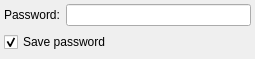
<?xml version="1.0" encoding="UTF-8"?>
<ui version="4.0">
 <class>PasswordForm</class>
 <widget class="QWidget" name="PasswordForm">
  <property name="geometry">
   <rect>
    <x>0</x>
    <y>0</y>
    <width>255</width>
    <height>59</height>
   </rect>
  </property>
  <property name="windowTitle">
   <string/>
  </property>
  <layout class="QGridLayout" name="gridLayout">
   <property name="margin">
    <number>4</number>
   </property>
   <item row="1" column="1">
    <widget class="QLineEdit" name="passwordEdit">
     <property name="echoMode">
      <enum>QLineEdit::Password</enum>
     </property>
    </widget>
   </item>
   <item row="1" column="0">
    <widget class="QLabel" name="label_2">
     <property name="text">
      <string>Password:</string>
     </property>
    </widget>
   </item>
   <item row="2" column="0" colspan="2">
    <widget class="QCheckBox" name="passwordBox">
     <property name="text">
      <string>Save password</string>
     </property>
     <property name="checked">
      <bool>true</bool>
     </property>
    </widget>
   </item>
   <item row="3" column="0">
    <spacer name="verticalSpacer">
     <property name="orientation">
      <enum>Qt::Vertical</enum>
     </property>
     <property name="sizeHint" stdset="0">
      <size>
       <width>20</width>
       <height>40</height>
      </size>
     </property>
    </spacer>
   </item>
  </layout>
 </widget>
 <layoutdefault spacing="6" margin="11"/>
 <resources/>
 <connections/>
</ui>
